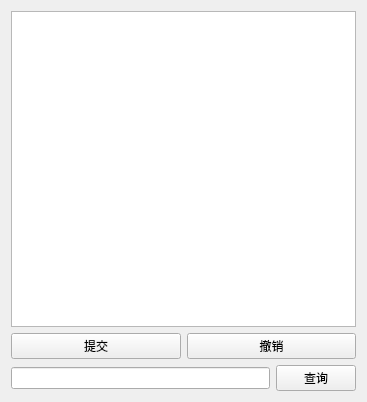
<?xml version="1.0" encoding="UTF-8"?>
<ui version="4.0">
 <class>Widget</class>
 <widget class="QWidget" name="Widget">
  <property name="geometry">
   <rect>
    <x>0</x>
    <y>0</y>
    <width>367</width>
    <height>402</height>
   </rect>
  </property>
  <property name="windowTitle">
   <string>Widget</string>
  </property>
  <layout class="QVBoxLayout" name="verticalLayout">
   <item>
    <widget class="QTableView" name="tableView"/>
   </item>
   <item>
    <layout class="QHBoxLayout" name="horizontalLayout">
     <item>
      <widget class="QPushButton" name="submitAll">
       <property name="text">
        <string>提交</string>
       </property>
      </widget>
     </item>
     <item>
      <widget class="QPushButton" name="revertAll">
       <property name="text">
        <string>撤销</string>
       </property>
      </widget>
     </item>
    </layout>
   </item>
   <item>
    <layout class="QHBoxLayout" name="horizontalLayout_2">
     <item>
      <widget class="QLineEdit" name="name"/>
     </item>
     <item>
      <widget class="QPushButton" name="find">
       <property name="text">
        <string>查询</string>
       </property>
      </widget>
     </item>
    </layout>
   </item>
  </layout>
 </widget>
 <layoutdefault spacing="6" margin="11"/>
 <resources/>
 <connections/>
</ui>
